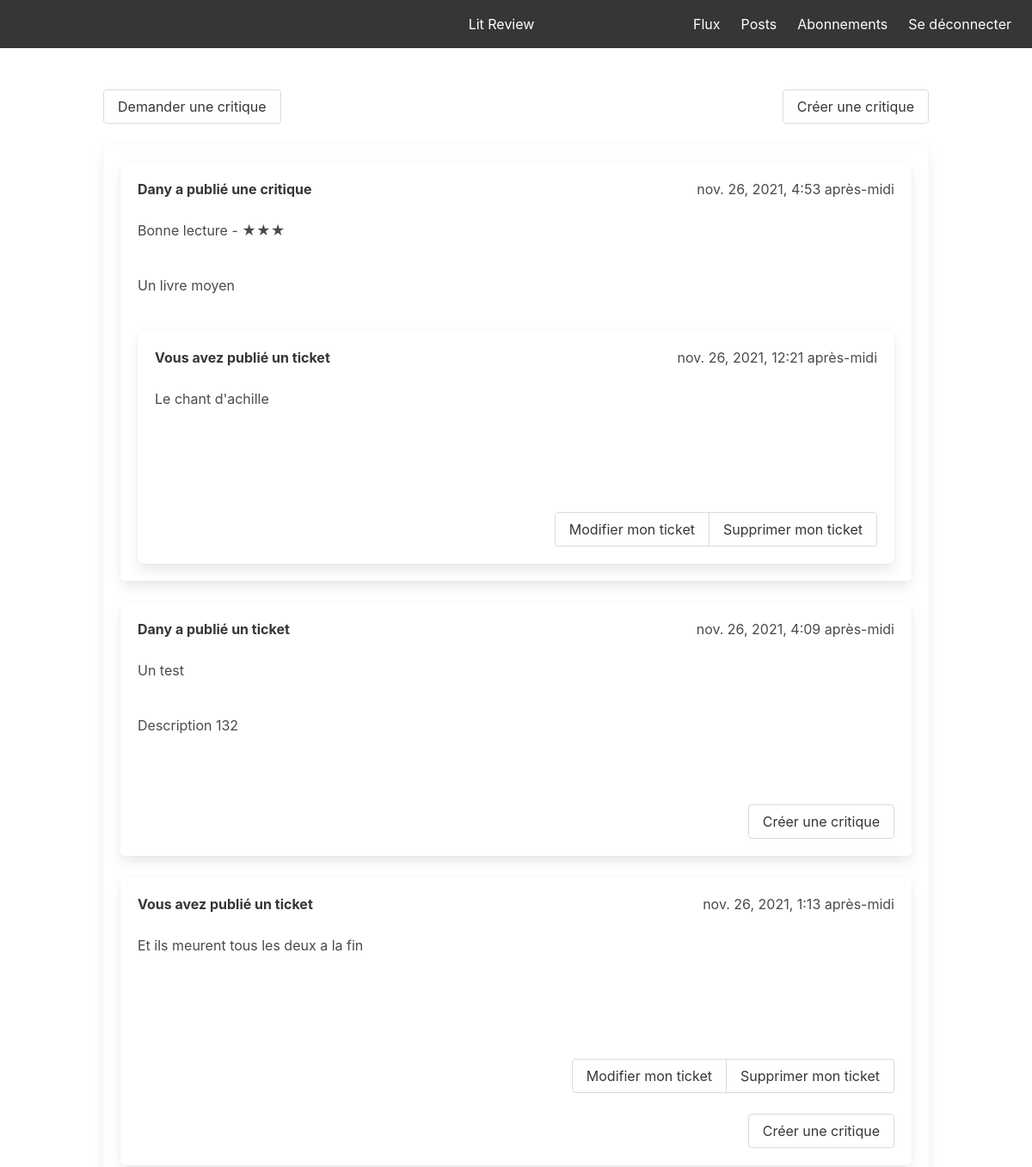
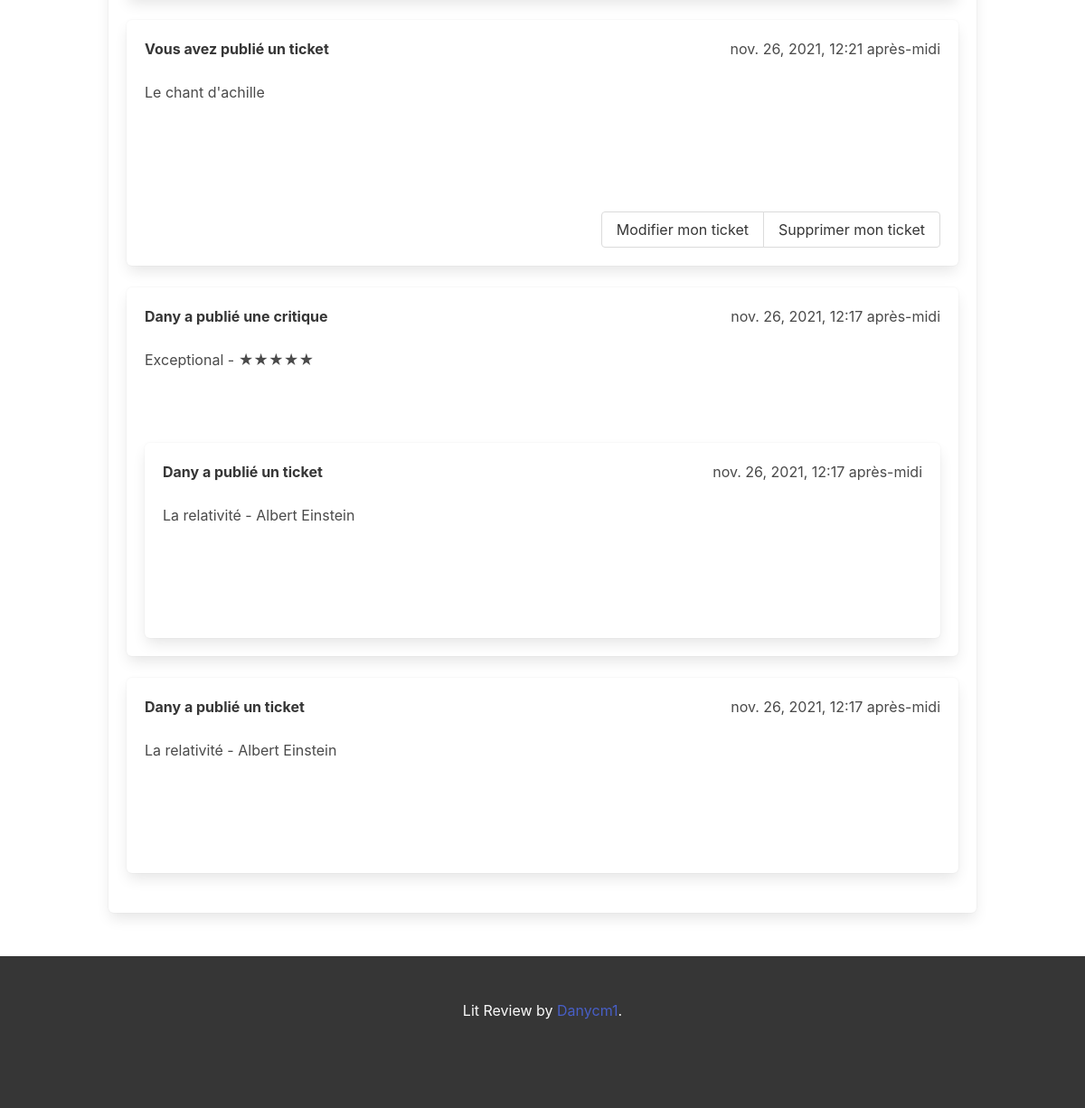
The page / (signed in) on the database its author committed (2 pictures, top to bottom).
### flux/models.py (models this page shows)
class Review(models.Model):
    ticket = models.ForeignKey(to=Ticket, on_delete=models.CASCADE)
    rating = models.PositiveSmallIntegerField(validators=[MinValueValidator(0), MaxValueValidator(5)])
    user = models.ForeignKey(to=settings.AUTH_USER_MODEL, on_delete=models.CASCADE)
    headline = models.CharField(max_length=128)
    body = models.CharField(max_length=8192, blank=True)
    time_created = models.DateTimeField(auto_now_add=True)

class Ticket(models.Model):
    title = models.CharField(max_length=128)
    description = models.TextField(max_length=2048, blank=True)
    user = models.ForeignKey(to=settings.AUTH_USER_MODEL, on_delete=models.CASCADE)
    image = models.ImageField(null=True, blank=True)
    time_created = models.DateTimeField(auto_now_add=True)

### flux/views.py (the view)
# urls.py: path('', view_index, name='index'),
@login_required
def view_index(request):
    user_follow = User.objects.filter(followed_by__in=UserFollows.objects.filter(user=request.user))
    all_tickets = Ticket.objects.filter(Q(user__in=user_follow) | Q(user=request.user))
    all_tickets = all_tickets.annotate(content_type=Value('TICKET', CharField()))
    reviewed_tickets_ids = get_reviewed_tickets_id(request)
    all_reviewed_tickets = all_tickets.filter(id__in=reviewed_tickets_ids).annotate(
        state=Value('REVIEWED', CharField()))
    all_unreviewed_tickets = all_tickets.exclude(id__in=all_reviewed_tickets).annotate(
        state=Value('UNREVIEWED', CharField()))
    all_reviews = Review.objects.filter(Q(user__in=user_follow) | Q(user=request.user))
    all_reviews = all_reviews.annotate(content_type=Value('REVIEW', CharField()))
    ticket = sorted(chain(all_unreviewed_tickets, all_reviewed_tickets, all_reviews),
                    key=lambda instance: instance.time_created, reverse=True)
    return render(request, 'home.html', {'tickets': ticket})

### flux/views.py (called while the page is built)
def get_reviewed_tickets_id(request):
    all_reviews = Review.objects.all()
    return [review.ticket.id for review in all_reviews]

### flux/templates/home.html (shortened to what this page needs)
<!DOCTYPE html>
<html lang="en">
<head>
    <link rel="stylesheet" href="https://cdn.jsdelivr.net/npm/bulma@0.9.3/css/bulma.min.css">
</head>
<body>
<nav class="navbar is-dark is-transparent" role="navigation" aria-label="main navigation">
    <div class="navbar-brand">
        <a class="navbar-item">
        </a>
    </div>
    <div class="navbar-menu">
        <div class="navbar-start" style="flex-grow: 1; justify-content: center;">
            <h1 class="navbar-item" style="left: 150px;">Lit Review</h1>
        </div>
        <div class="navbar-end">
            <div class="navbar-item">
                <a class="navbar-item has-text-white" href="{% url 'flux:home' %}">
                    Flux
                </a>
                <a class="navbar-item has-text-white" href="{% url 'flux:posts' %}">
                    Posts
                </a>
                <a class="navbar-item has-text-white" href="{% url 'flux:subscription' %}">
                    Abonnements
                </a>
                <a class="navbar-item has-text-white" href="{% url 'accounts:logout' %}">
                    Se déconnecter
                </a>
            </div>
        </div>
    </div>
</nav>
<section class="section">
    <div class="container">
        <div class="columns is-vcentered">
            <div class="column is-centered">
                {% block ticket %}
                    <div class="buttons" style="justify-content: space-between;">
                        <a class="button" href="{% url 'flux:create_ticket' %}">Demander une critique</a>
                        <a class="button is-right" href="{% url 'flux:create_ticket_and_review' %}">Créer une
                            critique</a>
                    </div>
                    <div class="box">
                        <p>
                            {% for ticket in tickets %}
                                {% if ticket.content_type == 'TICKET' %}
                                    {% include 'ticket_snippet.html' %}
                                {% elif ticket.content_type == 'REVIEW' %}
                                    {% include 'review_snippet.html' with review=ticket %}
                                {% endif %}
                            {% endfor %}
                        </p>
                    </div>
                {% endblock %}
            </div>
        </div>
    </div>
</section>
</body>
<footer class="footer has-background-dark">
    <div class="content has-text-centered has-text-white-bis">
        <p>
            Lit Review by <a href="https://github.com/Danycm1/">Danycm1</a>.
        </p>
    </div>
</footer>
</html>

### flux/templates/review_snippet.html (shortened to what this page needs)
<div class="box">
    <div class="media-content">
        <div class="content">
            <div style="display: flex; justify-content: space-between;">
                {% if review.user == user %}
                    <strong>Vous avez publié une critique</strong>
                {% else %}
                    <strong>{{ review.user }} a publié une critique</strong>
                {% endif %}
                {{ review.time_created }}
            </div>
            <br>
            <p>{{ review.headline }} - {% for stars in ''|center:review.rating %}★{% endfor %}</p>
            <br>
            <p>{{ ticket.body }}</p>
            <br>
            {% include 'ticket_snippet.html' with ticket=review.ticket %}
        </div>
    </div>
</div>

### flux/templates/ticket_snippet.html (shortened to what this page needs)
<div class="box">
    <div class="media-content">
        <div class="content">
            <div style="display: flex; justify-content: space-between;">
                {% if ticket.user == user %}
                    <strong>Vous avez publié un ticket</strong>
                {% else %}
                    <strong>{{ ticket.user }} a publié un ticket</strong>
                {% endif %}
                {{ ticket.time_created }}
            </div>
            <br>
            <p>{{ ticket.title }}</p>
            <br>
            <p>{{ ticket.description }}</p>
            <br>
            {% if ticket.image %}
                <p>
                </p>
            {% endif %}
            {% if ticket.user == request.user %}
                <div class="buttons has-addons is-right">
                    <a class="button" href="{% url 'flux:modify_ticket' ticket_pk=ticket.pk %}">
                        Modifier mon ticket</a>
                    <a class="button" href="{% url 'flux:delete_ticket' ticket_pk=ticket.pk %}">
                        Supprimer mon ticket</a>
                </div>
            {% endif %}
            {% if ticket.state == 'UNREVIEWED' %}
                <div class="buttons has-addons is-right">
                    <a class="button is-right" href="{% url 'flux:create_review' ticket_pk=ticket.pk %}"
                    >Créer une critique</a>
                </div>
            {% endif %}
        </div>
    </div>
</div>

### rows shown on the page
Review: user "Dany", time_created "nov. 26, 2021, 4:53 après-midi", headline "Bonne lecture", rating 3 (drawn), body "Un livre moyen", shows "Vous avez publié un ticket", time_created "nov. 26, 2021, 12:21 après-midi", title "Le chant d'achille", shows "Modifier mon ticket"
Ticket: user "Dany", time_created "nov. 26, 2021, 4:09 après-midi", title "Un test", description "Description 132", shows "Créer une critique"
Ticket: shows "Vous avez publié un ticket", time_created "nov. 26, 2021, 1:13 après-midi", title "Et ils meurent tous les deux a la fin", shows "Modifier mon ticket", shows "Créer une critique"
Ticket: shows "Vous avez publié un ticket", time_created "nov. 26, 2021, 12:21 après-midi", title "Le chant d'achille", shows "Modifier mon ticket"
Review: user "Dany", time_created "nov. 26, 2021, 12:17 après-midi", headline "Exceptional", rating 5 (drawn), title "La relativité - Albert Einstein"
Ticket: user "Dany", time_created "nov. 26, 2021, 12:17 après-midi", title "La relativité - Albert Einstein"
